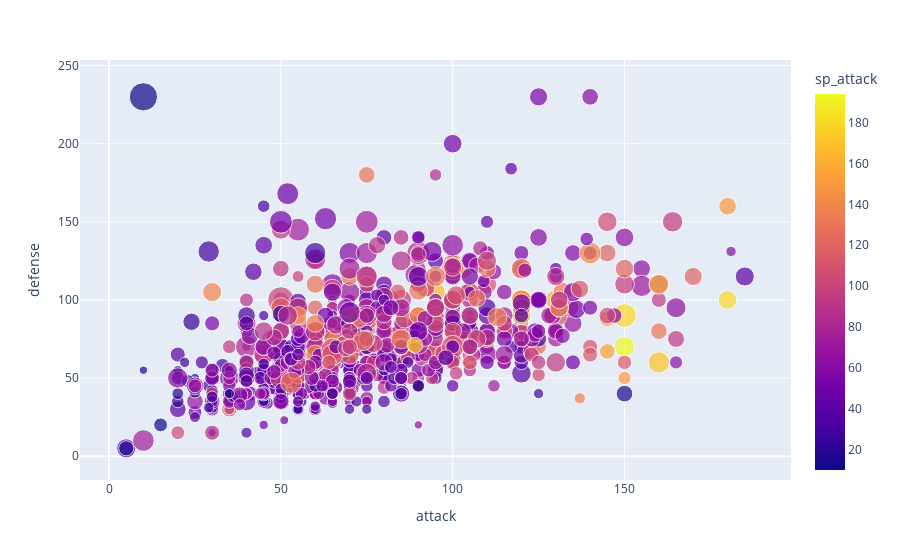

Notebook source saved alongside this figure:
### Markdown cell above
## 5. Realiza un gráfico que permita representar la relación entre 4 variables. Se quiere representar la relación entre ‘attack’, ‘defense’ ‘sp_attack’ y ‘sp_defense’.

### Code cell
fig = px.scatter(df, x="attack", y="defense", color="sp_attack", size="sp_defense")
fig.show()

### Figure 1 — Plotly figure (JSON) as saved in the notebook; plotly's stock layout.template omitted (floating-point values rounded to 4 significant figures; data arrays with more than 128 entries replaced by an {"elided": "..."} marker saying what was removed)
{"data": [{"hovertemplate": "attack=%{x}<br>defense=%{y}<br>sp_defense=%{marker.size}<br>sp_attack=%{marker.color}<extra></extra>", "legendgroup": "", "marker": {"color": {"elided": "801 int values"}, "coloraxis": "coloraxis", "size": {"elided": "801 int values"}, "sizemode": "area", "sizeref": 0.575, "symbol": "circle"}, "mode": "markers", "name": "", "orientation": "v", "showlegend": false, "type": "scatter", "x": {"elided": "801 int values"}, "xaxis": "x", "y": {"elided": "801 int values"}, "yaxis": "y"}], "layout": {"coloraxis": {"colorbar": {"title": {"text": "sp_attack"}}, "colorscale": [[0, "#0d0887"], [0.1111, "#46039f"], [0.2222, "#7201a8"], [0.3333, "#9c179e"], [0.4444, "#bd3786"], [0.5556, "#d8576b"], [0.6667, "#ed7953"], [0.7778, "#fb9f3a"], [0.8889, "#fdca26"], [1, "#f0f921"]]}, "legend": {"itemsizing": "constant", "tracegroupgap": 0}, "margin": {"t": 60}, "xaxis": {"anchor": "y", "domain": [0, 1], "title": {"text": "attack"}}, "yaxis": {"anchor": "x", "domain": [0, 1], "title": {"text": "defense"}}}}
